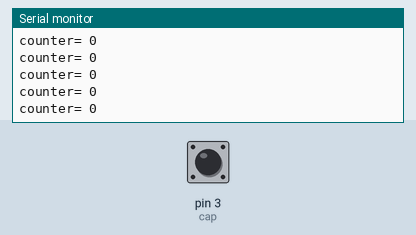
A sketch run on a simulated Arduino Uno, built with avr-gcc and run on an emulated ATmega328P. Shown: the last lines printed to the serial monitor. The inputs (shaded band) are chosen by the test bench; at power-on: pin 3 (cap) LOW.

Above: at 1.2 s.
1.3 s: pin 3 (cap) driven HIGH
At 2.3 s:
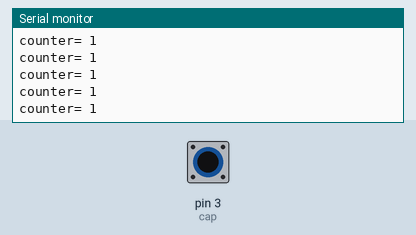
4.3 s: pin 3 (cap) driven LOW
5.8 s: pin 3 (cap) driven HIGH
At 6.4 s:
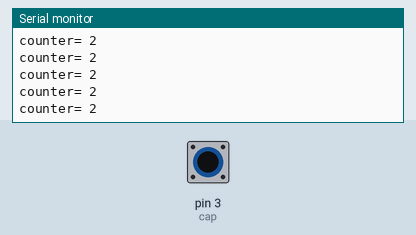
8.8 s: pin 3 (cap) pulsed LOW 2 times (0.12 s each, 0.3 s apart)
At 9.5 s:
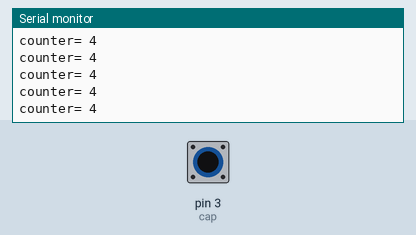
10.9 s: pin 3 (cap) driven LOW
12.4 s: pin 3 (cap) pulsed HIGH 5 times (0.12 s each, 0.3 s apart)
At 13.0 s:
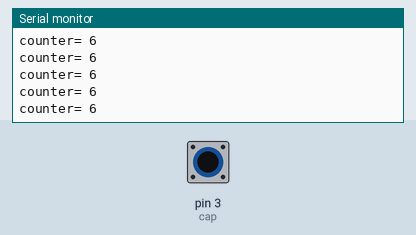
Timing chart, 0 to 15.4 s (numbered marks = the images above; inputs shaded):
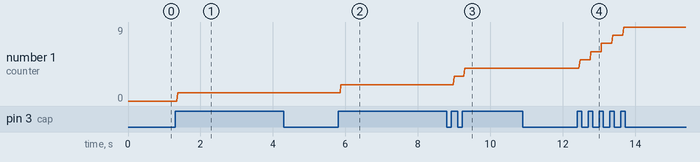

The sketch:

Arduino_Basket_IR_Counter.ino
```cpp
//capteur IR
const int cap = 3;
int counter = 0;
int c_old = 0;

void count() {
  int c_new = digitalRead(cap);
  if (!c_old && c_new)
    ++counter;

  Serial.print("c_new= ");
  Serial.println(c_new);
  Serial.print("c_old= ");
  Serial.println(c_old);
  c_old=c_new;
}


void setup() {
  // put your setup code here, to run once:

  Serial.begin(9600);
  pinMode(cap, INPUT);
  attachInterrupt(digitalPinToInterrupt(cap), count, CHANGE);
}

void loop() {
  // put your main code here, to run repeatedly:

  Serial.print("counter= ");
  Serial.println(counter);
}
```

Measured:
- after the input at 1.3 s, the serial monitor: prints a new line after 0.06 s (image 1)
- after the input at 5.8 s, the serial monitor: prints a new line after 0.07 s (image 2)
- after the input at 8.8 s, the serial monitor: prints a new line after 0.06 s (image 3)
- after the input at 12.4 s, the serial monitor: prints a new line after 0.06 s (image 4)
- plotted number 1: 0 → 1 after the input at 1.3 s, 1 → 2 after the input at 5.8 s, 2 → 4 after the input at 8.8 s, 4 → 9 after the input at 12.4 s
